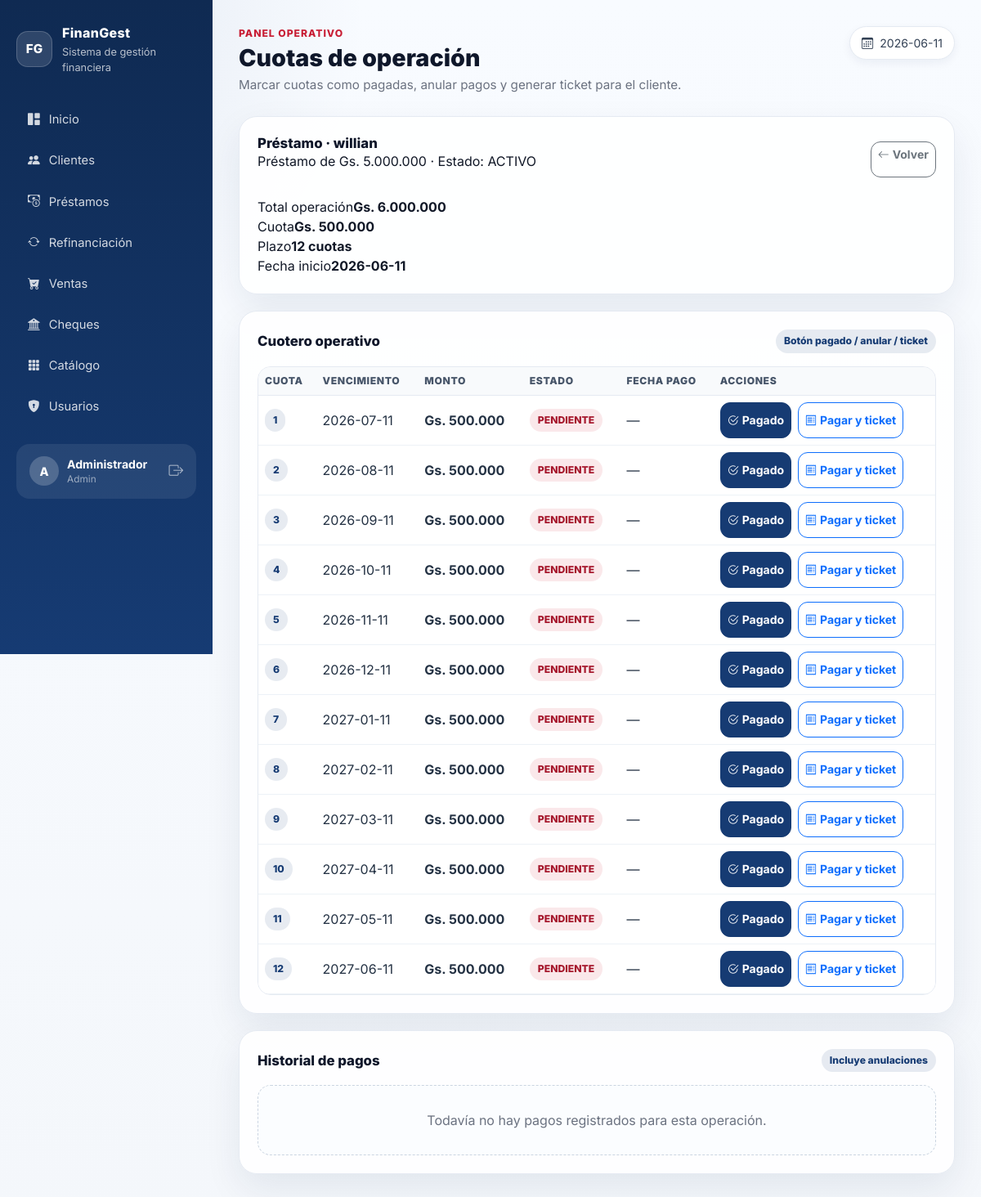
/cuotas/prestamo/1 (signed in), run on the app's committed database.
### tables this page shows
CREATE TABLE prestamos (
            id INTEGER PRIMARY KEY AUTOINCREMENT,
            cliente TEXT NOT NULL, monto REAL NOT NULL,
            interes REAL NOT NULL, plazo INTEGER NOT NULL,
            cuota REAL, vencimiento TEXT, total REAL, ganancia REAL,
            fecha TEXT DEFAULT (date('now')),
            estado TEXT DEFAULT 'ACTIVO',
            cuotas_pagadas INTEGER DEFAULT 0,
            tuvo_mora TEXT DEFAULT 'NO',
            dias_mora INTEGER DEFAULT 0,
            mora_acumulada REAL DEFAULT 0,
            fecha_refin TEXT DEFAULT '', ref_id TEXT DEFAULT ''
        );

### app.py (the view)
@app.route("/cuotas/<tipo>/<int:oid>")
@login_required
def cuotas_operacion(tipo, oid):
    det, cuotas = cuotero_operacion(tipo, oid)
    if not det:
        flash("Operación no encontrada.", "danger")
        return redirect(url_for("index"))
    historico = db.get_cobros_operacion(tipo, oid, solo_activos=False)
    return render_template("cuotas.html",
        detalle=det, cuotas=cuotas, pagos_historicos=historico)

### app.py (called while the page is built, shortened)
def login_required(f):
    @wraps(f)
    def d(*a, **kw):
        if "user_id" not in session:
            return redirect(url_for("login"))
        return f(*a, **kw)
    return d

def moneda(v):
    try: return f"Gs. {float(v or 0):,.0f}".replace(",", ".")
    except: return "Gs. 0"

def _float(v, default=0.0):
    try:
        t = str(v or "").strip().replace(" ", "")
        if not t: return default
        t = t.replace("Gs.", "").replace("gs.", "").strip()
        if t.count(".") > 1:
            return float(t.replace(".", ""))
        if t.count(".") == 1:
            parts = t.split(".")
            if len(parts[1]) == 3 and parts[0].isdigit() and parts[1].isdigit():
                return float(t.replace(".", ""))  # "500.000" → 500000
        return float(t)
    except: return default

def _int(v, default=0):
    try: return int(_float(v, default))
    except: return default

def detalle_operacion(tipo, oid):
    if tipo == "prestamo":
        p = db.get_prestamo(oid)
        if not p: return None
        return {
            "tipo": "prestamo", "tipo_label": "Préstamo",
            "indice": p["id"], "id": f"prestamo:{p['id']}",
            "cliente": p["cliente"],
            "descripcion": f"Préstamo de {moneda(p['monto'])}",
            "fecha_inicio": p["fecha"] or hoy(),
            "plazo": max(1, _int(p["plazo"], 1)),
            "cuota": _float(p["cuota"]),
            "total": _float(p["total"]),
            "estado": p["estado"],
        }

@app.context_processor
def ctx():
    return {
        "moneda": moneda, "numero": numero, "porcentaje": porcentaje, "hoy": hoy,
        "APP_NAME": APP_NAME, "APP_TAGLINE": APP_TAGLINE, "APP_INITIALS": APP_INITIALS,
        "current_user": session.get("username", ""),
        "current_rol": session.get("rol", ""),
        "session": session,
    }

### database.py (called while the page is built)
@contextmanager
def get_db():
    conn = sqlite3.connect(DB_PATH)
    conn.row_factory = sqlite3.Row
    conn.execute("PRAGMA foreign_keys = ON")
    try:
        yield conn; conn.commit()
    except Exception:
        conn.rollback(); raise
    finally:
        conn.close()

def get_prestamo(pid):
    with get_db() as db:
        return db.execute("SELECT * FROM prestamos WHERE id=?", (pid,)).fetchone()

def get_cobro_cuota(tipo, operacion_id, nro_cuota):
    with get_db() as db:
        return db.execute(
            "SELECT * FROM cobros WHERE tipo=? AND operacion_id=? AND nro_cuota=? AND estado='PAGADO'",
            (tipo, operacion_id, nro_cuota)).fetchone()

### templates/cuotas.html (shortened to what this page needs)
{% extends "base.html" %}
{% block page_title %}Cuotas de operación{% endblock %}
{% block page_description %}Marcar cuotas como pagadas, anular pagos y generar ticket para el cliente.{% endblock %}
{% block content %}
<section class="panel">
    <div class="panel-header">
        <div>
            <h2 class="panel-title">{{ detalle.tipo_label }} · {{ detalle.cliente }}</h2>
            <p class="panel-subtitle">{{ detalle.descripcion }} · Estado: {{ detalle.estado }}</p>
        </div>
        <a class="btn btn-outline-secondary btn-sm" href="{{ url_for(detalle.tipo + 's') if detalle.tipo in ['prestamo','venta'] else url_for('refinanciaciones') }}">
            <i class="bi bi-arrow-left me-1"></i>Volver
        </a>
    </div>
    <div class="print-card">
        <div><span>Total operación</span><strong>{{ moneda(detalle.total) }}</strong></div>
        <div><span>Cuota</span><strong>{{ moneda(detalle.cuota) }}</strong></div>
        <div><span>Plazo</span><strong>{{ detalle.plazo }} cuota{{ '' if detalle.plazo == 1 else 's' }}</strong></div>
        <div><span>Fecha inicio</span><strong>{{ detalle.fecha_inicio }}</strong></div>
    </div>
</section>
<section class="panel">
    <div class="panel-header"><h2 class="panel-title">Cuotero operativo</h2><span class="badge-soft-primary">Botón pagado / anular / ticket</span></div>
    <div class="table-wrap">
        <table class="table table-hover">
            <thead><tr><th>Cuota</th><th>Vencimiento</th><th>Monto</th><th>Estado</th><th>Fecha pago</th><th>Acciones</th></tr></thead>
            <tbody>
                {% for cuota in cuotas %}<tr>
                    <td><span class="badge-soft-primary">{{ cuota.nro }}</span></td>
                    <td>{{ cuota.vencimiento }}</td>
                    <td class="fw-bold">{{ cuota.monto_fmt }}</td>
                    <td>{% if cuota.pagado %}<span class="badge-soft-success">PAGADO</span>{% else %}<span class="badge-soft-danger">PENDIENTE</span>{% endif %}</td>
                    <td>{{ cuota.fecha_pago or '—' }}</td>
                    <td>
                        <div class="d-flex gap-2 flex-wrap">
                        {% if cuota.pagado %}
                            <a class="btn btn-outline-primary btn-sm" href="{{ url_for('ticket_pago', cobro_id=cuota.pago_id) }}"><i class="bi bi-printer me-1"></i>Ticket</a>
                            <form method="post" action="{{ url_for('anular_cuota', tipo=detalle.tipo, oid=detalle.indice, nro=cuota.nro) }}" class="d-inline">
                                <input type="hidden" name="motivo" value="Anulado por operador">
                                <button class="btn btn-outline-secondary btn-sm" type="submit" onclick="return confirm('¿Anular este pago?')"><i class="bi bi-x-circle me-1"></i>Anular</button>
                            </form>
                        {% else %}
                            <form method="post" action="{{ url_for('pagar_cuota', tipo=detalle.tipo, oid=detalle.indice, nro=cuota.nro) }}" class="d-inline">
                                <button class="btn btn-primary btn-sm" type="submit"><i class="bi bi-check2-circle me-1"></i>Pagado</button>
                            </form>
                            <form method="post" action="{{ url_for('pagar_cuota', tipo=detalle.tipo, oid=detalle.indice, nro=cuota.nro) }}" class="d-inline">
                                <button class="btn btn-outline-primary btn-sm" type="submit"><i class="bi bi-receipt me-1"></i>Pagar y ticket</button>
                            </form>
                        {% endif %}
                        </div>
                    </td>
                </tr>{% endfor %}
            </tbody>
        </table>
    </div>
</section>
<section class="panel">
    <div class="panel-header"><h2 class="panel-title">Historial de pagos</h2><span class="badge-soft-primary">Incluye anulaciones</span></div>
    {% if pagos_historicos %}
    <div class="table-wrap">
        <table class="table table-hover">
            <thead><tr><th>ID</th><th>Fecha</th><th>Cuota</th><th>Monto</th><th>Estado</th><th>Motivo anulación</th><th>Ticket</th></tr></thead>
            <tbody>{% for p in pagos_historicos %}<tr>
                <td class="fw-bold">{{ p.id }}</td>
                <td>{{ p.fecha_pago }}</td>
                <td>{{ p.nro_cuota }}</td>
                <td>{{ moneda(p.monto) }}</td>
                <td>{% if p.estado=='ANULADO' %}<span class="badge-soft-danger">ANULADO</span>{% else %}<span class="badge-soft-success">PAGADO</span>{% endif %}</td>
                <td>{% if p.estado=='ANULADO' %}{{ p.motivo_anulacion }}<div class="small text-muted">{{ p.fecha_anulacion }}</div>{% else %}—{% endif %}</td>
                <td>{% if p.estado!='ANULADO' %}<a class="btn btn-outline-primary btn-sm" href="{{ url_for('ticket_pago', cobro_id=p.id) }}">Ver ticket</a>{% else %}<span class="text-muted">—</span>{% endif %}</td>
            </tr>{% endfor %}</tbody>
        </table>
    </div>
    {% else %}<div class="empty-state">Todavía no hay pagos registrados para esta operación.</div>{% endif %}
</section>
{% endblock %}

### static/style.css (style rules this page uses)
:root { --primary: #163b73; --primary-dark: #0f2a52; --accent: #c81e35; --surface: #ffffff; --muted: #6b7280; --bg: #f4f7fb; --border: #e5eaf2; --shadow: 0 18px 45px rgba(15, 42, 82, .08); }
* { box-sizing: border-box; }
body { min-height: 100vh; margin: 0; background: radial-gradient(circle at top left, rgba(22,59,115,.10), transparent 28rem), linear-gradient(180deg, #f8fbff 0%, var(--bg) 100%); color: #111827; font-family: Inter, system-ui, -apple-system, BlinkMacSystemFont, "Segoe UI", sans-serif; }
.stat-card, .panel { background: rgba(255,255,255,.92); border: 1px solid var(--border); border-radius: 22px; box-shadow: var(--shadow); }
.panel { padding: 22px; margin-bottom: 20px; }
.panel-header { display: flex; align-items: center; justify-content: space-between; gap: 12px; margin-bottom: 16px; flex-wrap: wrap; }
.panel-title { margin: 0; color: #0f172a; font-size: 1.05rem; font-weight: 800; }
.btn-primary { --bs-btn-bg: var(--primary); --bs-btn-border-color: var(--primary); --bs-btn-hover-bg: var(--primary-dark); --bs-btn-hover-border-color: var(--primary-dark); border-radius: 12px; font-weight: 700; min-height: 44px; }
.btn-outline-secondary { border-radius: 12px; font-weight: 700; min-height: 44px; }
.btn-outline-primary { border-radius: 12px; font-weight: 700; min-height: 44px; }
.table-wrap { overflow-x: auto; border: 1px solid var(--border); border-radius: 16px; }
.table { margin: 0; vertical-align: middle; }
.table thead th { color: #475569; background: #f8fafc; border-bottom: 1px solid var(--border); font-size: .76rem; font-weight: 850; letter-spacing: .05em; text-transform: uppercase; white-space: nowrap; }
.table tbody td { color: #243244; border-color: #edf2f7; }
.badge-soft-danger, .badge-soft-success, .badge-soft-primary, .badge-soft-warning { display: inline-flex; align-items: center; padding: 5px 10px; border-radius: 999px; font-size: .76rem; font-weight: 800; white-space: nowrap; }
.badge-soft-danger { background: rgba(200,30,53,.10); color: #a5162b; }
.badge-soft-primary { background: rgba(22,59,115,.10); color: var(--primary); }
.empty-state { padding: 30px; color: var(--muted); text-align: center; border: 1px dashed #cbd5e1; border-radius: 16px; background: #fbfdff; }
.table-wrap .table { min-width: 640px; }

### data on the page
prestamos: cliente "willian", estado "ACTIVO", total "Gs. 6.000.000", cuota "Gs. 500.000", plazo "12", plazo "s", fecha_inicio "2026-06-11"

### other printed values
{{ APP_INITIALS }} "FG"
{{ APP_NAME }} "FinanGest"
{{ APP_TAGLINE }} "Sistema de gestión financiera"
{{ current_user[0]|upper if current_user else '?' }} "A"
{{ session.nombre if session.nombre else current_user }} "Administrador"
{{ current_rol }} "Admin"
{{ hoy() }} "2026-06-11"
{{ detalle.tipo_label }} "Préstamo"
{{ detalle.descripcion }} "Préstamo de Gs. 5.000.000"
{{ cuota.nro }} "1" "2" "3" "4" "5" "6" "7" "8" "9" "10" "11" "12"
{{ cuota.vencimiento }} "2026-07-11" "2026-08-11" "2026-09-11" "2026-10-11" "2026-11-11" "2026-12-11" "2027-01-11" "2027-02-11" "2027-03-11" "2027-04-11" "2027-05-11" "2027-06-11"
{{ cuota.monto_fmt }} "Gs. 500.000" "Gs. 500.000" "Gs. 500.000" "Gs. 500.000" "Gs. 500.000" "Gs. 500.000" "Gs. 500.000" "Gs. 500.000" "Gs. 500.000" "Gs. 500.000" "Gs. 500.000" "Gs. 500.000"
{{ cuota.fecha_pago or '—' }} "—" "—" "—" "—" "—" "—" "—" "—" "—" "—" "—" "—"
